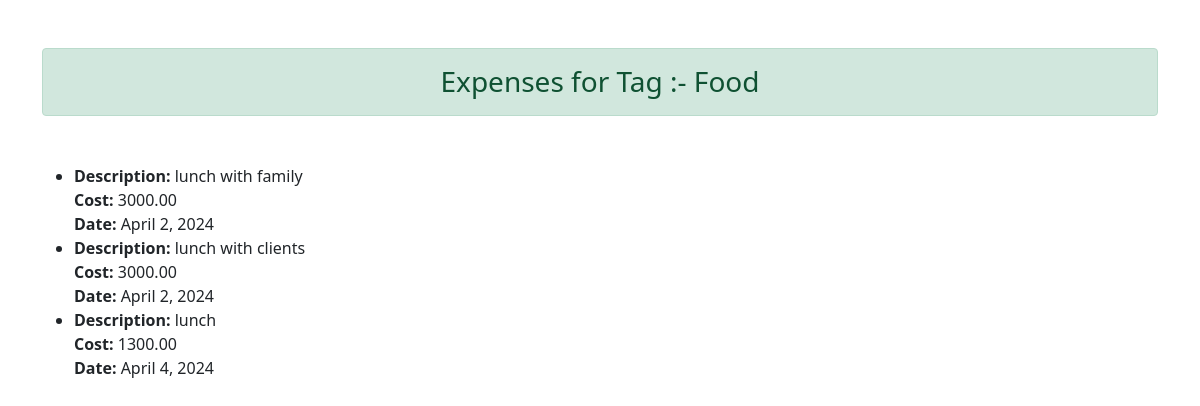
Screenshot of /tag_report/6/ with the database file from the repository.
### app1/models.py (models this page shows, shortened)
class Tag(models.Model):
    name = models.CharField(max_length=50)

class Expense(models.Model):
    description = models.CharField(max_length=255)
    cost = models.DecimalField(max_digits = 10, decimal_places = 2, null = True)
    date = models.DateField()
    tags = models.ManyToManyField(Tag, related_name='expenses' , null=True)

### app1/views.py (the view)
# urls.py: path('tag_report/<int:tag_id>/', views.tag_report, name='tag_report')
def tag_report(request, tag_id):
    try:
        selected_tag = Tag.objects.get(pk=tag_id)
    except Tag.DoesNotExist:
        return render(request,  {'message': 'Invalid Tag ID'})
    related_expenses = selected_tag.expenses.all()
    context = {
        'tag': selected_tag,  # The selected tag object
        'expenses': related_expenses,  # List of associated expense objects
    }
    return render(request, 'tag_expense.html', context)

### templates/tag_expense.html (shortened to what this page needs)
</html><!DOCTYPE html>
<html lang="en">
<head>
    <link href="https://cdn.jsdelivr.net/npm/bootstrap@5.0.2/dist/css/bootstrap.min.css" rel="stylesheet">
</head>
<body>
    <div class="container"><h3 class="alert alert-success my-5 text-center">Expenses for Tag :-  {{ tag.name }}</h3>
<ul>
    {% for expense in expenses %}
        <li>
            <b>Description:</b> {{ expense.description }}<br>
            <b>Cost:</b> {{ expense.cost }}<br>
            <b>Date:</b> {{ expense.date }}<br>
        </li>
    {% endfor %}
</ul>
</div>
</body>
</html>

### rows the page displays
Tag: name "Food"
Expense: description "lunch with family", cost "3000.00", date "April 2, 2024"
Expense: description "lunch with clients", cost "3000.00", date "April 2, 2024"
Expense: description "lunch", cost "1300.00", date "April 4, 2024"
